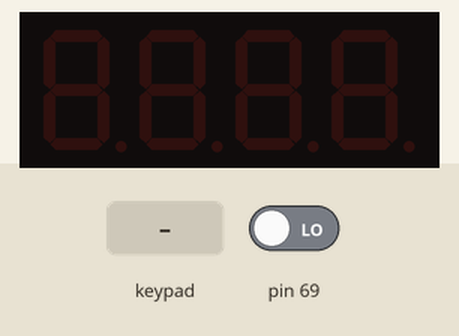
The sketch below on a simulated Arduino Mega 2560, built with avr-gcc and run on an emulated ATmega2560. On the bench: 4-digit seven-segment display. Wiring (from diagram.json): 4-digit 7-segment display, segments lit when HIGH: segments pin 22, pin 23, pin 24, pin 25, pin 26, pin 27, pin 28, pin 29; digit selects pin 10, pin 11, pin 12, pin 13. Wiring (inferred from the signals the program sends): 4×4 keypad with keys 1 2 3 A 4 5 6 B 7 8 9 C D 0 E F: rows pin 54, pin 55, pin 56, pin 57; columns pin 62, pin 63, pin 64, pin 65. The inputs (shaded band) are chosen by the test bench; at power-on: pin 69 LOW. The segment pins are drawn as the display they are named for.

Above: at 1.2 s.
1.3 s: keypad keys 1 2 pressed 0.4 s apart
At 2.08 s:
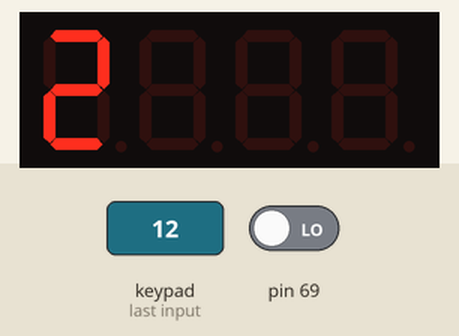
3.6 s: key '1' pressed
At 3.98 s:
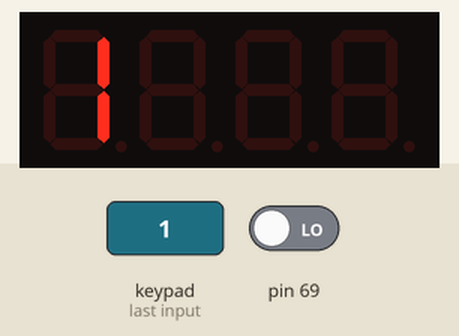
5.5 s: key '3' pressed
At 5.88 s:
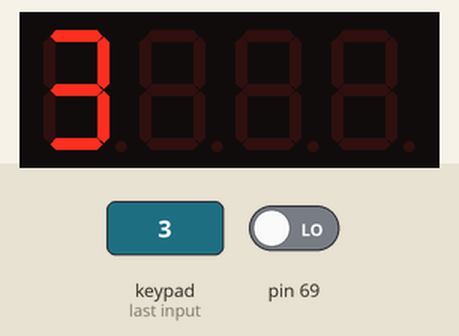
7.4 s: keypad keys 2 5 pressed 0.4 s apart
At 8.04 s:
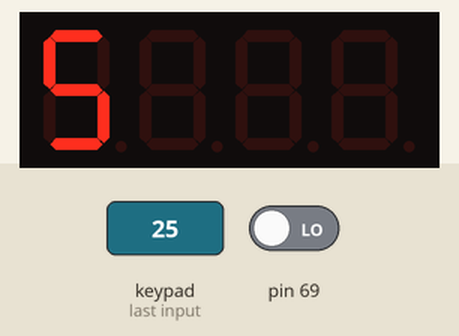
Timing chart, 0 to 10.4 s (numbered marks = the images above; inputs shaded):
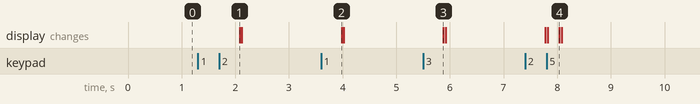

Measured:
- after the input at 1.3 s, the display: changes after 0.78 s (image 1)
- after the input at 3.6 s, the display: changes after 0.38 s (image 2)
- after the input at 5.5 s, the display: changes after 0.38 s (image 3)
- after the input at 7.4 s, the display: first changes after 0.38 s (image 4 shows a later state)

The sketch:

ETALVIS_Problem_10_04.ino
```cpp
//EMBEDDED SYSTEMS PROGRAMMING - GPIO
//KEYPAD CONTROL PROBLEMS
//Use a 4x4 keypad and a quad seven segment display
//SET 10 PROBLEM 04
//perform two digit addition
//example: 61+72=133,19+42=61.

//function prototypes
void clearDisplay(void);
void enableDigit(int digit);
int getKey(void);
void delay1(void);
void delay2(void);
const unsigned char segPatterns[10] = {
  0x3F, 0x06, 0x5B, 0x4F,
  0x66, 0x6D, 0x7D, 0x07,
  0x7F, 0x6F
};


void setup() {
  volatile char *ddra = (char *)0x21;
  volatile char *ddrb = (char *)0x24;
  volatile char *ddrf = (char *)0x30;
  volatile char *ddrk = (char *)0x107;
  *ddra = 0xFF;
  *ddrb = 0xF0;
  *ddrf = 0x0F;
  *ddrk = 0x00;
}

void loop() {
  static int count = 0, number1 = 0, number2 = 0, result = 0;
  int key = getKey();

  if (key >= 0 && key <= 9) {
    if (count < 2) number1 = number1 * 10 + key;
    else if (count < 4) number2 = number2 * 10 + key;
    displayDigit(1, key);
    count++;
  }

  if (key == 14 && count == 4) { // '=' key
    result = number1 + number2;
    int h = result / 100;
    int t = (result / 10) % 10;
    int o = result % 10;

    for (int i = 0; i < 50; i++) {
      displayDigit(2, h);
      displayDigit(3, t);
      displayDigit(4, o);
    }

    number1 = number2 = result = count = 0;
    clearDisplay();
  }
}
void delay1(void) {
  volatile long i;
  for (i = 0; i <= 50000; i++);
}
void delay2(void) {
  volatile long i;
  for (i = 0; i <= 100; i++);
}
void clearDisplay(void) {
  volatile char *porta = (char *)0x22;
  volatile char *portb = (char *)0x25;
  *porta = 0x00;
  *portb = 0xF0;
}

void enableDigit(int digit) {
  volatile char *portb = (char *)0x25;
  switch (digit) {
    case 1: *portb = 0xE0; break;
    case 2: *portb = 0xD0; break;
    case 3: *portb = 0xB0; break;
    case 4: *portb = 0x70; break;
    default: *portb = 0xF0; break;
  }
}

void displayDigit(int digit, int value) {
  volatile char *porta = (char *)0x22;
  enableDigit(digit);
  *porta = segPatterns[value];
  delay2();
  clearDisplay();
  delay2();
}

int getKey(void) {
  volatile char *portf = (char *)0x31;
  volatile char *pink = (char *)0x106;

  const int keyMap[4][4] = {
    {1, 2, 3, -1},
    {4, 5, 6, -1},
    {7, 8, 9, -1},
    {-1, 0, 14, -1}
  };

  for (int row = 0; row < 4; row++) {
    *portf = (1 << row);
    delay1();
    char columns = *pink & 0x0F;
    if (columns) {
      for (int col = 0; col < 4; col++) {
        if (columns & (1 << col)) {
          while (*pink & (1 << col)); // wait for release
          return keyMap[row][col];
        }
      }
    }
  }
  return -1;
}
```
